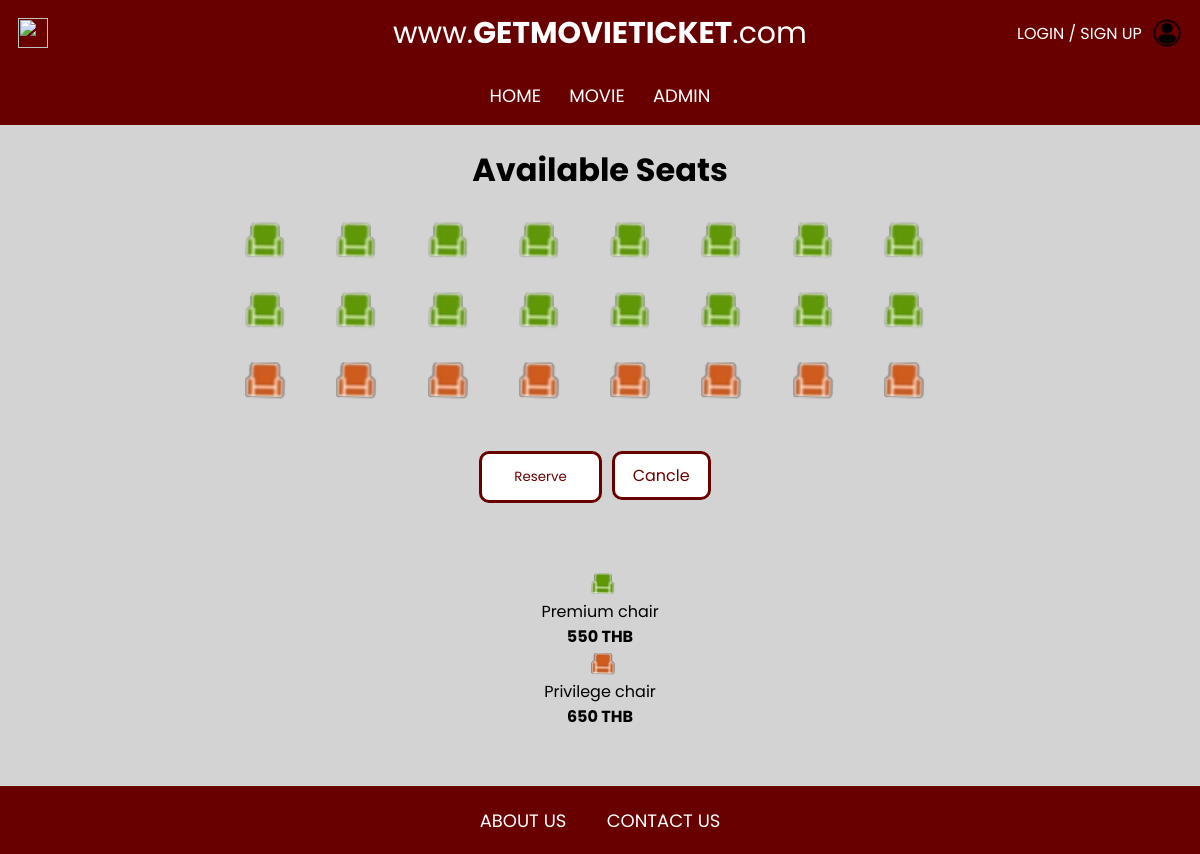
The app's page /movie/seats.php?sid=1 with its own data.
### tables this page shows
CREATE TABLE `screening_seat` (
  `ShowSeatID` int(11) NOT NULL,
  `Status` int(11) NOT NULL,
  `Price` int(11) NOT NULL,
  `CinemaSeatID` int(11) NOT NULL,
  `ShowID` int(11) NOT NULL,
  `BookingID` int(11) DEFAULT NULL
);

### movie/seats.php (the view, shortened to what this page needs)
<?php require_once('../connect.php'); ?>
<html>
    <head>
        <link rel='stylesheet' href='style_seats.css'>
    </head>
    <body>
        <?php include '../header.php'; ?>
        <div class='wrapper'>
            <h1>Available Seats</h1>
            <?php
            $q='select * from screening_seat inner join cinema_seat on cinema_seat.CinemaSeatID=screening_seat.CinemaSeatID where ShowID='.$_GET['sid'].';';
            if($result=$mysqli->query($q)){
                echo '<form action="confirm.php?sid='.$_GET['sid'].'" name="seatform" id="seatform" method="post">';
                echo '<div class="seat_wrapper">';
                while($row=$result->fetch_array()){
                    if ($row['Type']==0) {
                        if ($row['Status']==0) {
                            echo '<label for="seat'.$row['ShowSeatID'].'" class="css-label-0-0"></label>';
                        }else{
                            echo '<input type="checkbox" name="'.$row['ShowSeatID'].'" id="seat'.$row['ShowSeatID'].'" form="seatform" class="css-checkbox" disabled="disabled">';
                            echo '<label for="seat'.$row['ShowSeatID'].'" class="css-label-0-1"></label>';
                        }
                    }else{
                        if ($row['Status']==0) {
                            echo '<label for="seat'.$row['ShowSeatID'].'" class="css-label-1-0"></label>';
                        }else{
                            echo '<input type="checkbox" name="'.$row['ShowSeatID'].'" id="seat'.$row['ShowSeatID'].'" form="seatform" class="css-checkbox" disabled="disabled">';
                            echo '<label for="seat'.$row['ShowSeatID'].'" class="css-label-1-1"></label>';
                        }
                    }
                }
                echo '</div>';
                echo '<br><button type="submit" form="seatform" name="sub" value="Submit">Reserve</button>';
                echo '<a href="javascript:history.back()" class="cancle-button">Cancle</a>';
            }else{
                echo 'Query error: '.$mysqli->error;
            }
            ?>
            </form>
            <br><br>
            <div style="display:inline-block;">
                <img class='icon login' src='/CSS326_Project/_images/seattype1.png'><br>Premium chair<br><b>550 THB</b><br>
                <img class='icon login' src='/CSS326_Project/_images/seattype2.png'><br>Privilege chair<br><b>650 THB</b>
            </div>
        </div>
        <footer>
            <div class='footer-container'>
                <a class='foot-text' href='/CSS326_Project/about.php'>about us</a>
                <a class='foot-text' href='/CSS326_Project/contact.php'>contact us</a>
            </div>
        </footer>
    </body>
</html>

### movie/style_seats.css (style rules this page uses)
html, body { background-color: lightgray; font-family: 'Poppins', sans-serif; margin: 0; padding: 0; }
a { text-decoration: none; }
header, footer { width: 100%; }
footer { background-color: #690000; position: relative; text-align: center; padding: 20px 0px; }
.foot-text { color: white; text-transform: uppercase; vertical-align: middle; font-size: 18px; padding: 18px; }
.icon { width: 30px; }
.login { color: white; text-transform: uppercase; vertical-align: middle; margin-left: 6px; }
.wrapper { display: block; justify-content: center; text-align: center; height: 80vh; }
.seat_wrapper { display: grid; grid-gap: 10px; grid-row-gap: 20px; grid-template-columns: repeat(8, 1fr); width: 60%; margin: auto; margin-bottom: 20px; }
.css-label-0-0 { width: 50px; height: 50px; background-image: url(/CSS326_Project/_images/seattype1.png); background-repeat: no-repeat; background-size: contain; }
.css-label-1-0 { width: 50px; height: 50px; background-image: url(/CSS326_Project/_images/seattype2.png); background-repeat: no-repeat; background-size: contain; }
button[type=submit] { font-family: 'Poppins', sans-serif; border-radius: 10px; border: none; color: #690000; background-color: white; border-style: solid; border-color: #690000; padding: 13px 32px; text-decoration: none; cursor: pointer; transition-duration: 300ms; }
.cancle-button { color: #690000; background-color: white; border-style: solid; border-color: #690000; padding: 10px 18px; margin: 10px; text-decoration: none; border-radius: 10px; transition-duration: 300ms; }

### records on screen
screening_seat: Status 0 (drawn)
screening_seat: Status 0 (drawn)
screening_seat: Status 0 (drawn)
screening_seat: Status 0 (drawn)
screening_seat: Status 0 (drawn)
screening_seat: Status 0 (drawn)
screening_seat: Status 0 (drawn)
screening_seat: Status 0 (drawn)
screening_seat: Status 0 (drawn)
screening_seat: Status 0 (drawn)
screening_seat: Status 0 (drawn)
screening_seat: Status 0 (drawn)
screening_seat: Status 0 (drawn)
screening_seat: Status 0 (drawn)
screening_seat: Status 0 (drawn)
screening_seat: Status 0 (drawn)
screening_seat: Status 0 (drawn)
screening_seat: Status 0 (drawn)
screening_seat: Status 0 (drawn)
screening_seat: Status 0 (drawn)
screening_seat: Status 0 (drawn)
screening_seat: Status 0 (drawn)
screening_seat: Status 0 (drawn)
screening_seat: Status 0 (drawn)
